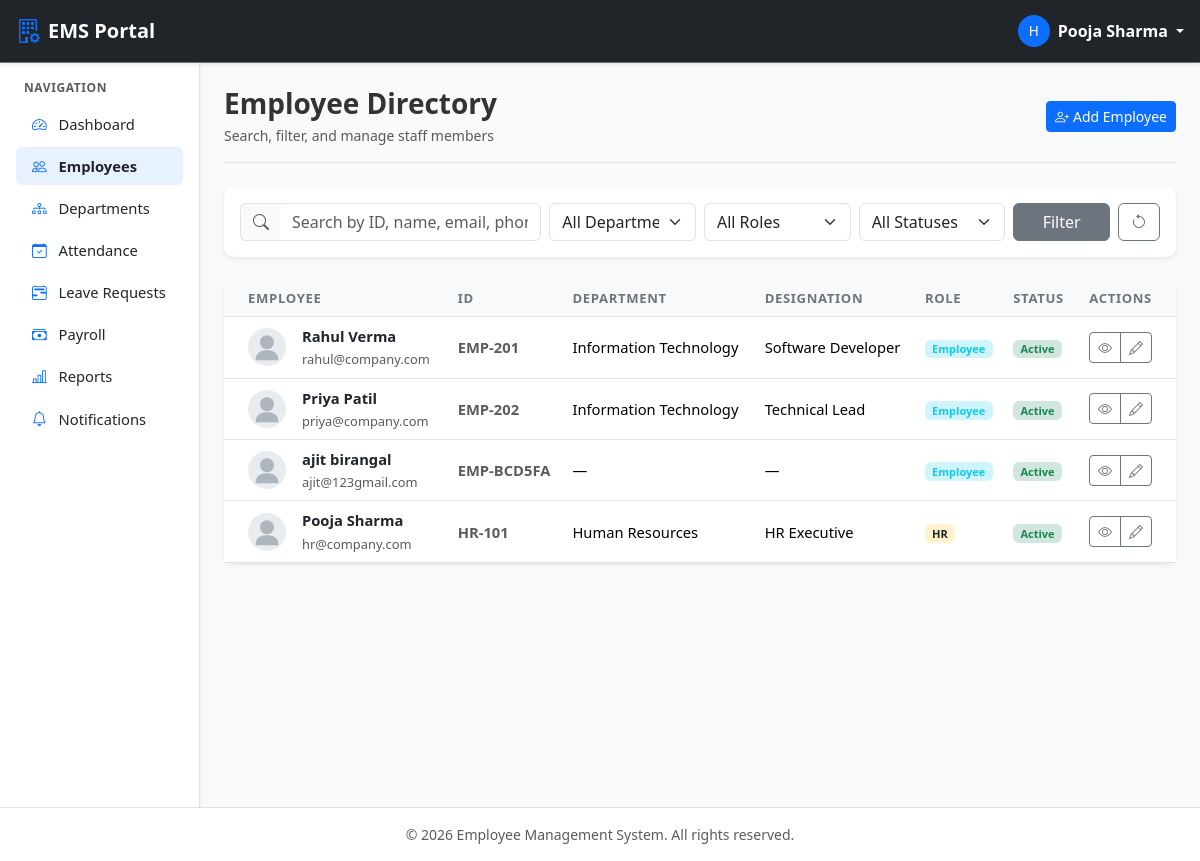
Page /employees/ (signed in) on the committed database.
### employees/models.py (models this page shows, shortened)
class Employee(models.Model):
    ROLE_CHOICES = (
        ('ADMIN', 'Admin'),
        ('HR', 'HR / Manager'),
        ('EMPLOYEE', 'Employee'),
    )
    GENDER_CHOICES = (
        ('MALE', 'Male'),
        ('FEMALE', 'Female'),
        ('OTHER', 'Other'),
    )
    STATUS_CHOICES = (
        ('ACTIVE', 'Active'),
        ('INACTIVE', 'Inactive'),
    )
    user = models.OneToOneField(
        User,
        on_delete=models.CASCADE,
        related_name='employee'
    )
    employee_id = models.CharField(max_length=20, unique=True)
    phone = models.CharField(max_length=15, blank=True, null=True)
    address = models.TextField(blank=True, null=True)
    date_of_birth = models.DateField(blank=True, null=True)
    gender = models.CharField(max_length=10, choices=GENDER_CHOICES, default='MALE')
    profile_picture = models.ImageField(
        upload_to='profile_pictures/',
        blank=True,
        null=True
    )
    department = models.ForeignKey(
        Department,
        on_delete=models.SET_NULL,
        null=True,
        blank=True,
        related_name='employees'
    )
    designation = models.ForeignKey(
        Designation,
        on_delete=models.SET_NULL,
        null=True,
        blank=True,
        related_name='employees'
    )
    joining_date = models.DateField(blank=True, null=True)
    basic_salary = models.DecimalField(max_digits=10, decimal_places=2, default=0.00)
    role = models.CharField(max_length=10, choices=ROLE_CHOICES, default='EMPLOYEE')
    status = models.CharField(max_length=10, choices=STATUS_CHOICES, default='ACTIVE')
    created_at = models.DateTimeField(auto_now_add=True)
    updated_at = models.DateTimeField(auto_now=True)
    class Meta:
        ordering = ['employee_id']
    @property
    def full_name(self):
        return self.user.get_full_name() or self.user.username
    @property
    def email(self):
        return self.user.email

### departments/models.py (models this page shows, shortened)
class Department(models.Model):
    name = models.CharField(max_length=100, unique=True)
    description = models.TextField(blank=True, null=True)
    created_at = models.DateTimeField(auto_now_add=True)
    updated_at = models.DateTimeField(auto_now=True)
    class Meta:
        ordering = ['name']
        verbose_name = 'Department'
        verbose_name_plural = 'Departments'

class Designation(models.Model):
    department = models.ForeignKey(
        Department,
        on_delete=models.CASCADE,
        related_name='designations'
    )
    title = models.CharField(max_length=100)
    description = models.TextField(blank=True, null=True)
    created_at = models.DateTimeField(auto_now_add=True)
    class Meta:
        ordering = ['title']
        constraints = [
            models.UniqueConstraint(
                fields=['department', 'title'],
                name='unique_designation_per_department'
            )
        ]

### employees/views.py (the view, shortened to what this page needs)
# urls.py: path('employees/', views.employee_list_view, name='employee_list'),
@hr_required
def employee_list_view(request):
    queryset = Employee.objects.select_related('user', 'department', 'designation').order_by('employee_id')
    query = request.GET.get('q', '').strip()
    dept_id = request.GET.get('department')
    if dept_id:
        queryset = queryset.filter(department_id=dept_id)
    role = request.GET.get('role')
    if role:
        queryset = queryset.filter(role=role)
    status = request.GET.get('status')
    if status:
        queryset = queryset.filter(status=status)
    paginator = Paginator(queryset, 10)
    page_number = request.GET.get('page')
    page_obj = paginator.get_page(page_number)
    departments = Department.objects.all()
    return render(request, 'employees/employee_list.html', {
        'page_obj': page_obj,
        'departments': departments,
        'query': query,
        'selected_dept': dept_id,
        'selected_role': role,
        'selected_status': status,
    })

### employees/templates/employees/employee_list.html (shortened to what this page needs)
{% extends "base.html" %}
{% block content %}
<div class="container-fluid p-0">
    <div class="d-flex flex-column flex-md-row justify-content-between align-items-md-center pb-3 mb-4 border-bottom gap-2">
        <div>
            <h3 class="fw-bold mb-1">Employee Directory</h3>
            <p class="text-muted small mb-0">Search, filter, and manage staff members</p>
        </div>
        <a href="{% url 'employee_add' %}" class="btn btn-primary btn-sm">
            <i class="bi bi-person-plus me-1"></i>Add Employee
        </a>
    </div>
    <div class="card shadow-sm border-0 mb-4">
        <div class="card-body p-3">
            <form method="get" class="row g-2 align-items-center">
                <div class="col-md-4">
                    <div class="input-group">
                        <span class="input-group-text bg-light border-end-0"><i class="bi bi-search text-muted"></i></span>
                        <input type="text" name="q" class="form-control border-start-0" placeholder="Search by ID, name, email, phone..." value="{{ query }}">
                    </div>
                </div>
                <div class="col-sm-6 col-md-2">
                    <select name="department" class="form-select">
                        <option value="">All Departments</option>
                    </select>
                </div>
                <div class="col-sm-6 col-md-2">
                    <select name="role" class="form-select">
                        <option value="">All Roles</option>
                    </select>
                </div>
                <div class="col-sm-6 col-md-2">
                    <select name="status" class="form-select">
                        <option value="">All Statuses</option>
                    </select>
                </div>
                <div class="col-sm-6 col-md-2 d-flex gap-2">
                    <button type="submit" class="btn btn-secondary w-100">Filter</button>
                    <a href="{% url 'employee_list' %}" class="btn btn-outline-secondary" title="Reset Filters"><i class="bi bi-arrow-counterclockwise"></i></a>
                </div>
            </form>
        </div>
    </div>
    <div class="card shadow-sm border-0">
        <div class="card-body p-0">
            <div class="table-responsive">
                <table class="table table-hover align-middle mb-0">
                    <thead>
                        <tr>
                            <th class="ps-4">Employee</th>
                            <th>ID</th>
                            <th>Department</th>
                            <th>Designation</th>
                            <th>Role</th>
                            <th>Status</th>
                            <th class="text-end pe-4">Actions</th>
                        </tr>
                    </thead>
                    <tbody>
                        {% for emp in page_obj %}
                        <tr>
                            <td class="ps-4">
                                <div class="d-flex align-items-center">
                                    {% if emp.profile_picture %}
                                        <img src="{{ emp.profile_picture.url }}" class="avatar-sm me-3" alt="{{ emp.full_name }}">
                                    {% else %}
                                        {% load static %}
                                        <img src="{% static 'images/default-avatar.svg' %}" class="avatar-sm me-3" alt="Avatar">
                                    {% endif %}
                                    <div>
                                        <a href="{% url 'employee_detail' emp.pk %}" class="fw-bold text-dark text-decoration-none d-block">
                                            {{ emp.full_name }}
                                        </a>
                                        <span class="text-muted small">{{ emp.email }}</span>
                                    </div>
                                </div>
                            </td>
                            <td class="fw-semibold text-muted small">{{ emp.employee_id }}</td>
                            <td>{{ emp.department.name|default:"—" }}</td>
                            <td>{{ emp.designation.title|default:"—" }}</td>
                            <td>
                                {% if emp.role == 'ADMIN' %}
                                    <span class="badge bg-danger-subtle text-danger">Admin</span>
                                {% elif emp.role == 'HR' %}
                                    <span class="badge bg-warning-subtle text-dark">HR</span>
                                {% else %}
                                    <span class="badge bg-info-subtle text-info">Employee</span>
                                {% endif %}
                            </td>
                            <td>
                                {% if emp.status == 'ACTIVE' %}
                                    <span class="badge bg-success-subtle text-success">Active</span>
                                {% else %}
                                    <span class="badge bg-secondary-subtle text-secondary">Inactive</span>
                                {% endif %}
                            </td>
                            <td class="text-end pe-4">
                                <div class="btn-group btn-group-sm">
                                    <a href="{% url 'employee_detail' emp.pk %}" class="btn btn-outline-secondary" title="View Profile">
                                        <i class="bi bi-eye"></i>
                                    </a>
                                    <a href="{% url 'employee_edit' emp.pk %}" class="btn btn-outline-secondary" title="Edit Profile">
                                        <i class="bi bi-pencil"></i>
                                    </a>
                                </div>
                            </td>
                        </tr>
                        {% endfor %}
                    </tbody>
                </table>
            </div>
        </div>
    </div>
</div>
{% endblock %}

### templates/navbar.html (shortened to what this page needs)
<nav class="navbar navbar-expand-lg navbar-dark bg-dark sticky-top border-bottom border-secondary shadow-sm">
    <div class="container-fluid px-3">
        <a class="navbar-brand fw-bold d-flex align-items-center" href="#">
            <i class="bi bi-building-gear text-primary me-2 fs-4"></i>
            <span>EMS Portal</span>
        </a>
        {% if user.is_authenticated %}
        <div class="ms-auto d-flex align-items-center">
            <div class="dropdown">
                <a href="#" class="d-flex align-items-center text-white text-decoration-none dropdown-toggle" id="userDropdown" data-bs-toggle="dropdown" aria-expanded="false">
                    <span class="avatar-badge bg-primary text-white rounded-circle me-2 d-inline-flex justify-content-center align-items-center" style="width: 32px; height: 32px; font-size: 0.85rem;">
                        {{ user.username|first|upper }}
                    </span>
                    <span class="d-none d-sm-inline fw-semibold me-1">{{ user.get_full_name|default:user.username }}</span>
                </a>
            </div>
        </div>
        {% else %}
        <div class="ms-auto">
            <a href="{% url 'login' %}" class="btn btn-outline-light btn-sm px-3">Login</a>
        </div>
        {% endif %}
    </div>
</nav>

### rows in the picture
Employee: full_name "Rahul Verma", email "rahul@company.com", employee_id "EMP-201", department.name "Information Technology", designation "Software Developer", role "Employee", status "Active"
Employee: full_name "Priya Patil", email "priya@company.com", employee_id "EMP-202", department.name "Information Technology", designation "Technical Lead", role "Employee", status "Active"
Employee: full_name "ajit birangal", email "ajit@123gmail.com", employee_id "EMP-BCD5FA", department.name "—", designation "—", role "Employee", status "Active"
Employee: full_name "Pooja Sharma", email "hr@company.com", employee_id "HR-101", department.name "Human Resources", designation "HR Executive", role "HR", status "Active"

### other values in the picture
{{ user.username|first|upper }} "H"
{{ user.get_full_name|default:user.username }} "Pooja Sharma"
